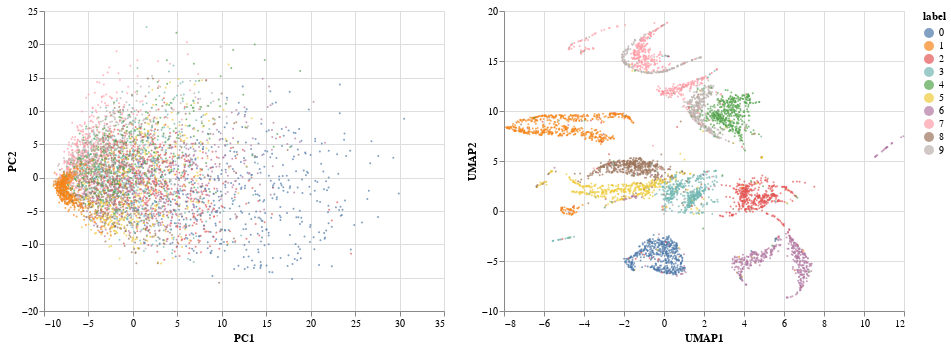

The cell this chart's notebook holds for it:
### Markdown cell above
## Comparativa de PCA/UMAP

### Code cell
brush = alt.selection(type='interval', resolve='global')

scatter1 = alt.Chart(vis_df).mark_circle(size=4).encode(
    x='PC1:Q',
    y='PC2:Q',
    color = alt.condition(brush, alt.Color('label:N'), alt.value('lightgray')),
    tooltip=['label']
).add_selection(brush)

scatter2 = alt.Chart(vis_df).mark_circle(size=4).encode(
    x='UMAP1:Q',
    y='UMAP2:Q',
    color = alt.condition(brush, alt.Color('label:N'), alt.value('lightgray')),
    tooltip=['label']
).add_selection(brush)

scatter1 | scatter2

### Figure 1 — Vega-Lite specification as saved in the notebook (floating-point values rounded to 4 significant figures; data arrays with more than 128 entries replaced by an {"elided": "..."} marker saying what was removed)
{"config": {"view": {"continuousWidth": 400, "continuousHeight": 300}}, "hconcat": [{"mark": {"type": "circle", "size": 4}, "encoding": {"color": {"condition": {"type": "nominal", "field": "label", "selection": "selector004"}, "value": "lightgray"}, "tooltip": [{"type": "quantitative", "field": "label"}], "x": {"type": "quantitative", "field": "PC1"}, "y": {"type": "quantitative", "field": "PC2"}}, "selection": {"selector004": {"type": "interval", "resolve": "global"}}}, {"mark": {"type": "circle", "size": 4}, "encoding": {"color": {"condition": {"type": "nominal", "field": "label", "selection": "selector004"}, "value": "lightgray"}, "tooltip": [{"type": "quantitative", "field": "label"}], "x": {"type": "quantitative", "field": "UMAP1"}, "y": {"type": "quantitative", "field": "UMAP2"}}, "selection": {"selector004": {"type": "interval", "resolve": "global"}}}], "data": {"name": "data-4758798a87fe466da9eabab14814a619"}, "$schema": "https://vega.github.io/schema/vega-lite/v4.8.1.json", "datasets": {"data-4758798a87fe466da9eabab14814a619": {"elided": "5000 records"}}}
